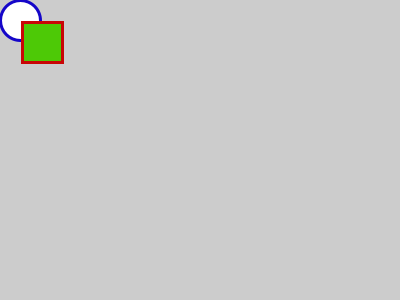
Frame 1 (no input)
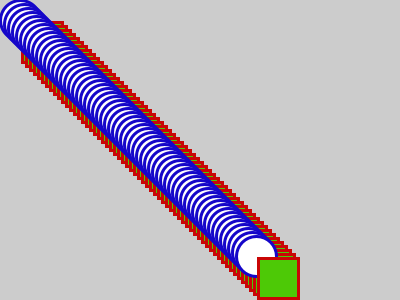
Frame 60 (the mouse pressed at the canvas centre just before this capture)
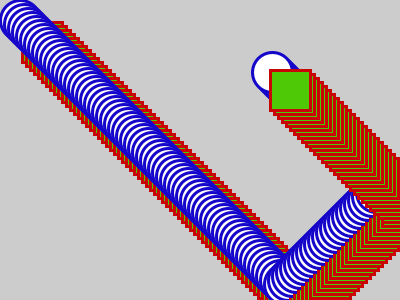
Frame 120 (the mouse held since frame 60 and released just before this capture)

The Processing sketch that drew these frames (run headless with seeded random() and noise(); from frame 60 on, the mouse is pressed at the canvas centre):

// Processing sketch: processing_74964
// ── processing_74964.pde

int d = 40;
int xPos = 20;
int yPos = 20;
int directionX2 = 2;
int directionY2 = 2;
int directionX = 4;
int directionY = 4;

void setup() {
  size(400, 300);
  smooth();
  strokeWeight(3);
}

void draw() {
  
  if (keyPressed == true) {
    //ellipse
    fill(255);
    stroke(21, 6, 201);
    ellipse(xPos, yPos, d, d);
    xPos = xPos + directionX;
    yPos = yPos + directionY;
    //rectangle
    fill(77, 201, 6);
    stroke(201, 6, 6);
    rect(xPos, yPos, d, d);
    xPos = xPos + directionX;
    yPos = yPos + directionY;
  } else {
    //ellipse
    fill(255);
    stroke(21, 6, 201);
    ellipse(xPos, yPos, d, d);
    xPos = xPos + directionX2;
    yPos = yPos + directionY2;
    //rectangle
    fill(77, 201, 6);
    stroke(201, 6, 6);
    rect(xPos, yPos, d, d);
    xPos = xPos + directionX2;
    yPos = yPos + directionY2;
  }

  /*/right border
   if(xPos > mouseX - d/2) {
   directionX = - 1;
   }
   //left border
   if(xPos < d/2) {
   directionX = + 1;
   }
   //top border
   if(yPos < d/2) {
   directionY = + 1;
   }
   //bottom border
   if(yPos > mouseY - d/2) {
   directionY = - 1;
   }
   */

  //right border or left border
  if (xPos > width - d/2 || xPos < d/2) {
    directionX = directionX * -1;
  }

  //top border or bottom border
  if (yPos < d/2 || yPos > height - d/2) {
    directionY = directionY * -1;
  }
  
  //right border or left border
  if (xPos > width - d/2 || xPos < d/2) {
    directionX2 = directionX2 * -1;
  }

  //top border or bottom border
  if (yPos < d/2 || yPos > height - d/2) {
    directionY2 = directionY2 * -1;
  }
}
